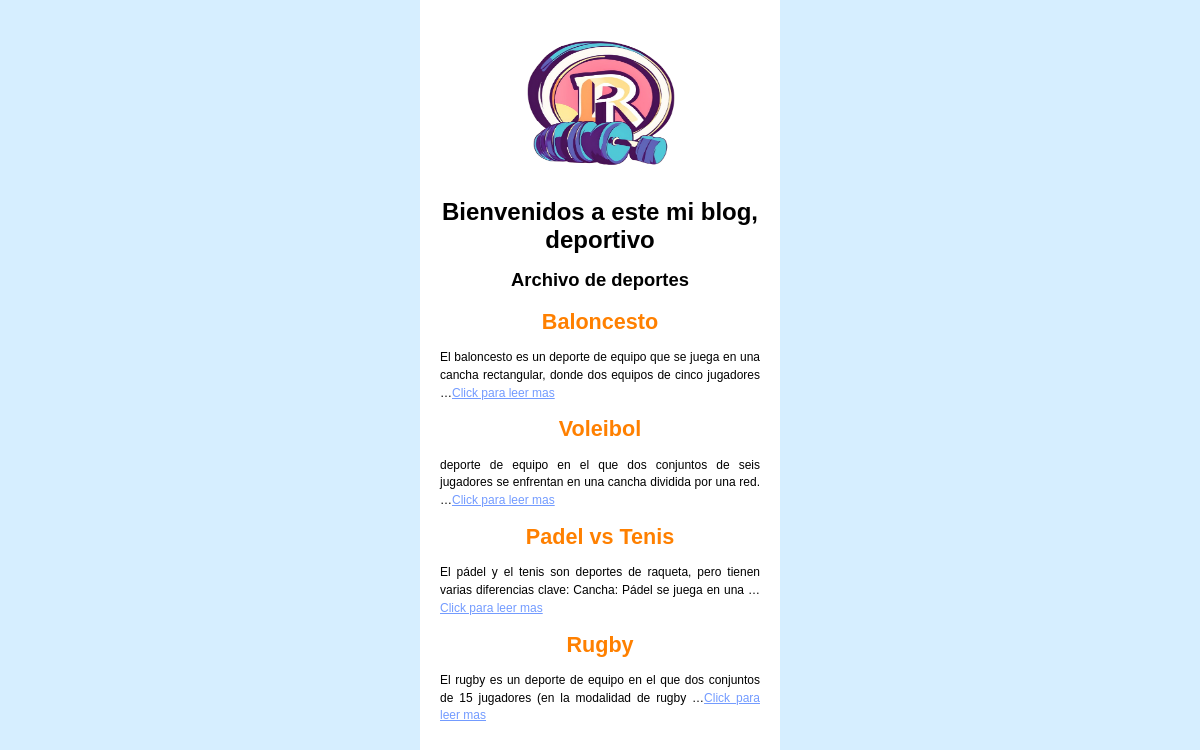
The page / on the database its author committed.
### blog/models.py (models this page shows, shortened)
class Post(models.Model):
    title = models.CharField(max_length=200, verbose_name="Titulo")
    content = models.TextField(verbose_name="Contenido")
    created = models.DateTimeField(auto_now_add=True,verbose_name="Creado")
    modified = models.DateTimeField(auto_now=True, verbose_name="Modificado")
    class Meta:
        verbose_name="Entrada"
        verbose_name_plural="Entradas"

### blog/views.py (the view)
# urls.py: 2. Add a URL to urlpatterns:  path('', views.home, name='home')
def home(request):
    posts = Post.objects.all()
    return render(request, "blog/home.html", {"posts": posts})

### blog/templates/blog/home.html (shortened to what this page needs)
{% extends "blog/base.html" %}
{% block content %}
    {% for post in posts %}
        <div>
            <h3>{{post.title}}</h3>
            <p>{{ post.content|truncatewords:"20" }}<a href="{% url 'post' id=post.id %}">Click para leer mas</a></p>
        </div>
    {% endfor %}
{% endblock %}

### blog/templates/blog/base.html (shortened to what this page needs)
{% load static %}
<!DOCTYPE html>
<html lang="es">
<head>
    <link rel="stylesheet" href="{% static 'blog/styles.css' %}">
</head>
<body>
   <main>
    <img src="{% static 'blog/renehdz.png' %}" class="top"/>
    <h1>Bienvenidos a este mi blog, deportivo</h1>
    <h2>Archivo de deportes</h2>
    {% block content %}{% endblock %}
   </main>
</body>
</html>

### blog/static/blog/styles.css (style rules this page uses)
body { font-family: Arial, Helvetica, sans-serif; padding: 0; margin: 0; background: rgb(214, 238, 255); }
main { max-width: 320px; margin: 0 auto; padding: 1.25rem; text-align: center; background: #fff; }
h1 { font-size: 150%; margin: 0 auto; }
h2 { font-size: 115%; }
h3 { font-size: 135%; color: rgb(255, 128, 0); padding: 0.15rem 0; margin: 0; }
p { font-size: 75%; text-align: justify; line-height: 1.1rem; }
a { font-size: 90%; color: rgb(115, 155, 255); }
p > a { font-size: 100% !important; text-align: justify; }
img.top { height: 150px; width: 150px; padding: 0.5rem 0 1rem; }

### rows shown on the page
Post: title "Baloncesto", content "El baloncesto es un deporte de equipo que se juega en una cancha rectangular, donde dos equipos de cinco jugadores …"
Post: title "Voleibol", content "deporte de equipo en el que dos conjuntos de seis jugadores se enfrentan en una cancha dividida por una red. …"
Post: title "Padel vs Tenis", content "El pádel y el tenis son deportes de raqueta, pero tienen varias diferencias clave: Cancha: Pádel se juega en una …"
Post: title "Rugby", content "El rugby es un deporte de equipo en el que dos conjuntos de 15 jugadores (en la modalidad de rugby …"
